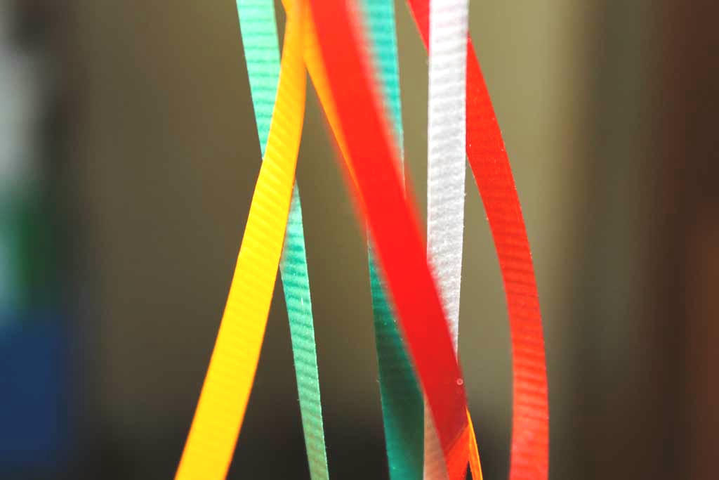
#> input picture qa/vectors/street.png, 719 x 480 px; its folder holds only this picture in this run
$ python clip_vectors.py vectors/street.png
#> lines starting #> are read from the running program, lines starting #| are printed output that depends on the picture
### tools/model/clip_reference.py
"""Reference preprocessing for the Community Forensics ViT-S/384 detector.

Mirrors the model's CLIPImageProcessor config (shortest edge 440, bicubic, center crop 384,
CLIP mean/std) using Pillow directly, so it does not depend on a transformers version.
The Android port (ClipPreprocessor.kt) is checked against this module.
"""
import numpy as np
from PIL import Image

SHORT_EDGE = 440
CROP = 384
MEAN = np.array([0.48145466, 0.4578275, 0.40821073], dtype=np.float32)
STD = np.array([0.26862954, 0.26130258, 0.27577711], dtype=np.float32)


def resized_size(width, height):
    if width <= height:
        return SHORT_EDGE, SHORT_EDGE * height // width
    return SHORT_EDGE * width // height, SHORT_EDGE


def resize(img):
    img = img.convert("RGB")
    return img.resize(resized_size(*img.size), resample=Image.BICUBIC)


def to_tensor(img):
    """Returns a float32 array shaped (1, 3, 384, 384)."""
    r = resize(img)
    w, h = r.size
    left, top = (w - CROP) // 2, (h - CROP) // 2
    crop = np.asarray(r, dtype=np.uint8)[top:top + CROP, left:left + CROP, :]
    arr = crop.astype(np.float32) / np.float32(255.0)
    arr = (arr - MEAN) / STD
    return np.ascontiguousarray(arr.transpose(2, 0, 1)[None, ...], dtype=np.float32)


def sigmoid(x):
    return float(1.0 / (1.0 + np.exp(-x)))

### tools/model/florence_reference.py
"""Reference captioning with Florence-2-base-ft (ONNX, onnx-community export, MIT licence).

usage: python3 -I tools/model/florence_reference.py MODEL_DIR VARIANT IMAGE...
VARIANT is the ONNX file suffix (int8, fp16, ...). Greedy decoding with forced BOS and
no_repeat_ngram_size=3, exactly as the Android port (FlorenceCaptioner.kt) implements it.
"""
import json
import os
import sys

import numpy as np
from PIL import Image

TASK_PROMPT = "Describe with a paragraph what is shown in the image."
MEAN = np.array([0.485, 0.456, 0.406], dtype=np.float32)
STD = np.array([0.229, 0.224, 0.225], dtype=np.float32)
SIZE = 768
LAYERS = 6
HEADS = 12
HEAD_DIM = 64
DECODER_START, BOS, EOS = 2, 0, 2
MAX_NEW = 256
NO_REPEAT = 3


def pixel_values(img):
    img = img.convert("RGB").resize((SIZE, SIZE), resample=Image.BICUBIC)
    arr = np.asarray(img, dtype=np.uint8).astype(np.float32) / np.float32(255.0)
    arr = (arr - MEAN) / STD
    return np.ascontiguousarray(arr.transpose(2, 0, 1)[None, ...], dtype=np.float32)


# [10 lines left out: function banned_tokens, not called in this run]


class Florence:
    # [56 lines left out: functions __init__, generate_ids, not called in this run]

    def caption(self, img):
        ids = self.generate_ids(img)
        return self.tokenizer.decode(ids, skip_special_tokens=True).strip(), ids


# [7 lines that do not run on import are left out]

### qa/clip_vectors.py
"""Writes Pillow reference vectors for qa/ClipPreprocessorQa.kt.

usage: python3 qa/clip_vectors.py OUT_DIR
For every case: <name>.png (input), <name>.resized.rgb (Pillow bicubic output, interleaved RGB)
and <name>.tensor.f32 (little-endian float32, 3x384x384). Synthetic inputs are generated here;
qa/vectors/*.png are real photographs.
"""
import glob
import os
import sys

import numpy as np
from PIL import Image

sys.path.insert(0, os.path.join(os.path.dirname(__file__), "..", "tools", "model"))
import clip_reference as ref  # noqa: E402
import florence_reference as florence  # noqa: E402


def synthetic(w, h, seed):
    rng = np.random.default_rng(seed)
    y, x = np.mgrid[0:h, 0:w]
    base = np.stack([(x * 7 + y * 3) % 256, (x * y // 5) % 256, (255 - x * 2 + y) % 256], axis=-1)
    noise = rng.integers(-40, 41, size=(h, w, 3))
    edges = ((x // 9 + y // 13) % 2) * 120
    arr = np.clip(base + noise + edges[..., None], 0, 255).astype(np.uint8)
    return Image.fromarray(arr, "RGB")


def main(out):
#> called with out = 'vectors/street.png'
    os.makedirs(out, exist_ok=True)
    cases = {
        "down_landscape": synthetic(1000, 700, 1),
        "down_portrait": synthetic(613, 1201, 2),
        "up_small": synthetic(200, 150, 3),
        "exact_short": synthetic(440, 520, 4),
        "square_odd": synthetic(997, 997, 5),
    }
    alpha = synthetic(500, 400, 6).convert("RGBA")
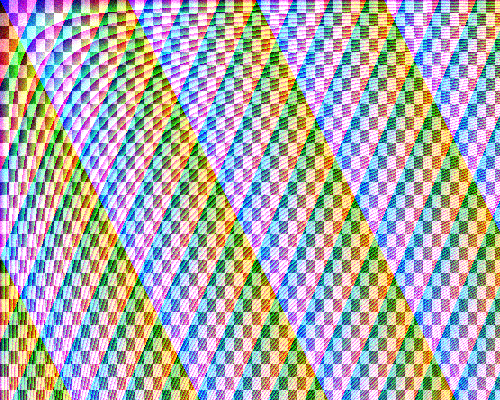
#> alpha: PIL image 500x400 RGBA; mean R, G, B, A 172.8, 171.3, 173, 255
    alpha.putalpha(Image.fromarray((np.arange(500 * 400).reshape(400, 500) % 256).astype(np.uint8)))
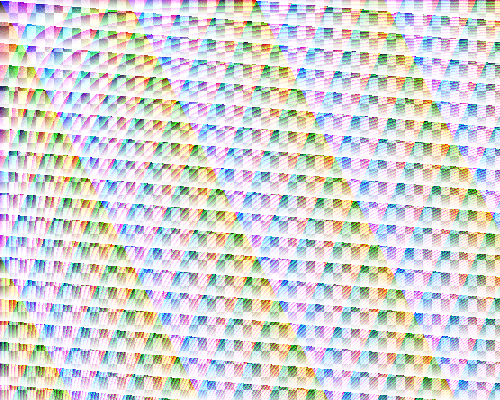
#> alpha: PIL image 500x400 RGBA; mean R, G, B, A 172.8, 171.3, 173, 127.5; transparent parts drawn white
    cases["rgba"] = alpha
    for path in sorted(glob.glob(os.path.join(os.path.dirname(__file__), "vectors", "*.png"))):
        cases["photo_" + os.path.splitext(os.path.basename(path))[0]] = Image.open(path)
    for name, img in cases.items():
        img.save(os.path.join(out, name + ".png"))
        np.asarray(ref.resize(img), dtype=np.uint8).tofile(os.path.join(out, name + ".resized.rgb"))
        ref.to_tensor(img).astype("<f4").tofile(os.path.join(out, name + ".tensor.f32"))
        florence.pixel_values(img).astype("<f4").tofile(os.path.join(out, name + ".florence.f32"))
        print(name, img.size, "->", ref.resized_size(*img.size))
#> this loop made 7 passes
#> (name, w in to_tensor, h in to_tensor, left in to_tensor, top in to_tensor) on passes 1 to 7: ('down_landscape', 628, 440, 122, 28), ('down_portrait', 440, 862, 28, 239), ('up_small', 586, 440, 101, 28), ('exact_short', 440, 520, 28, 68), ('square_odd', 440, 440, 28, 28), ('rgba', 550, 440, 83, 28), ('photo_street', 659, 440, 137, 28)
#| down_landscape (1000, 700) -> (628, 440)
#| down_portrait (613, 1201) -> (440, 862)
#| up_small (200, 150) -> (586, 440)
#| exact_short (440, 520) -> (440, 520)
#| square_odd (997, 997) -> (440, 440)
#| rgba (500, 400) -> (550, 440)
#| photo_street (719, 480) -> (659, 440)
#> pass 1, in main, `img.save(os.path.join(out, name + ".png"))`:
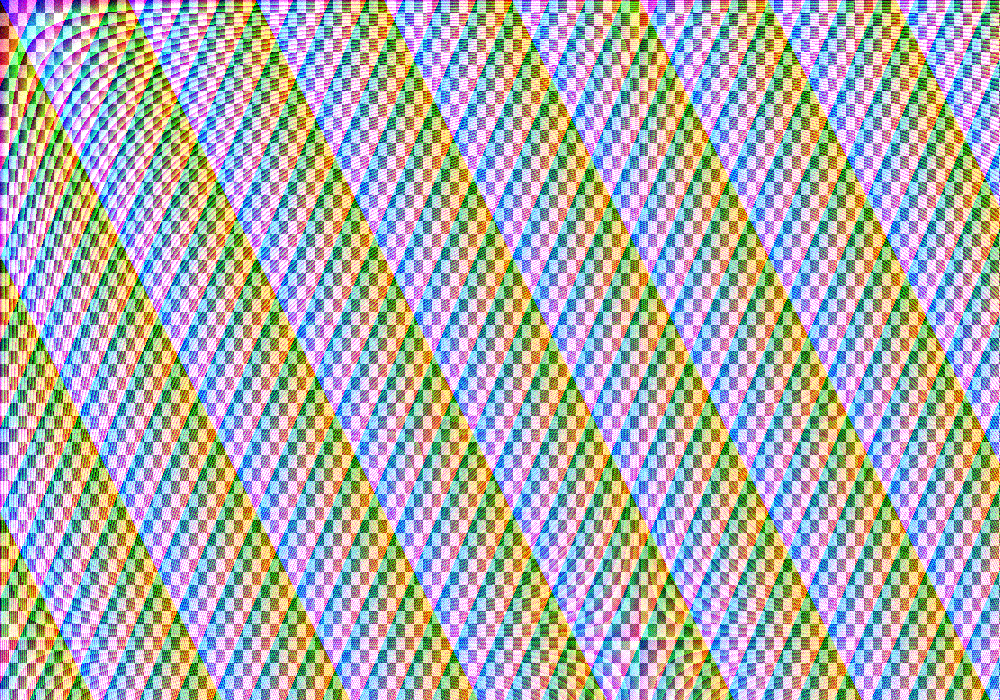
#> saved as down_landscape.png: PIL image 1000x700 RGB; mean R, G, B 172.8, 171.9, 172.8
#> pass 1, in to_tensor, `r = resize(img)`:
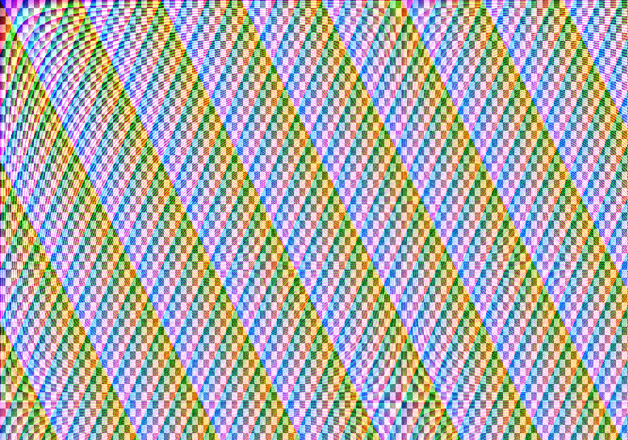
#> r: PIL image 628x440 RGB; mean R, G, B 172.5, 171.7, 172.6
#> pass 1, in to_tensor, `crop = np.asarray(r, dtype=np.uint8)[top:top + CROP, left:left + CROP,..`:
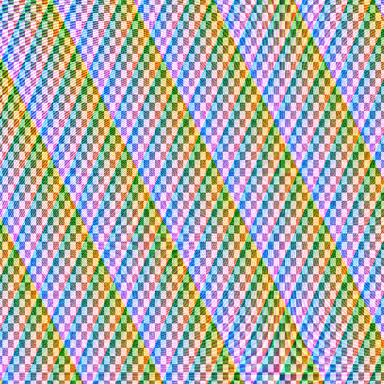
#> crop: shape (384, 384, 3); mean R, G, B 172.4, 172, 172.5


if __name__ == "__main__":
    main(sys.argv[1])
